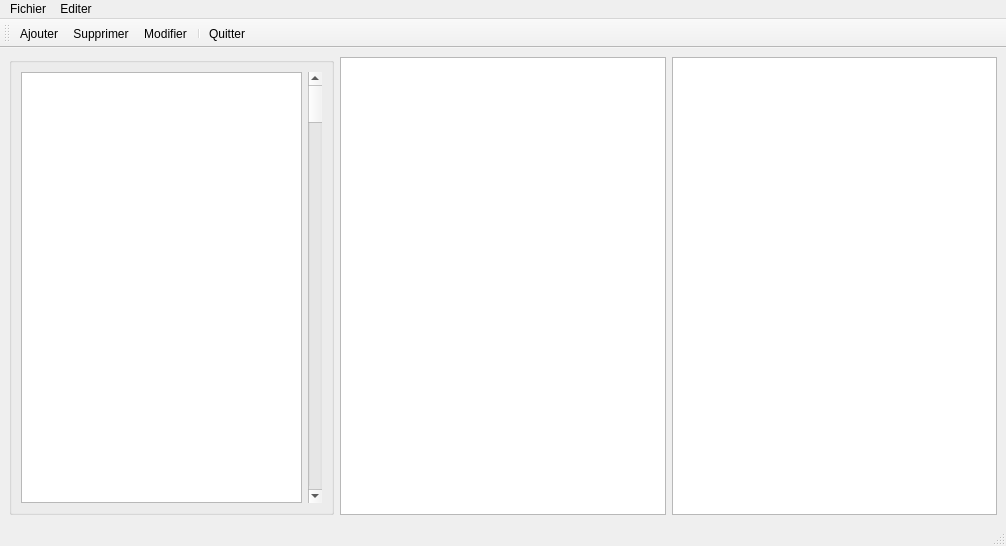
<?xml version="1.0" encoding="UTF-8"?>
<ui version="4.0">
 <class>MainWindow</class>
 <widget class="QMainWindow" name="MainWindow">
  <property name="geometry">
   <rect>
    <x>0</x>
    <y>0</y>
    <width>1006</width>
    <height>546</height>
   </rect>
  </property>
  <property name="windowTitle">
   <string>MainWindow</string>
  </property>
  <widget class="QWidget" name="centralwidget">
   <layout class="QHBoxLayout" name="horizontalLayout">
    <item>
     <widget class="QGroupBox" name="groupBox">
      <property name="title">
       <string/>
      </property>
      <layout class="QHBoxLayout" name="horizontalLayout_2">
       <item>
        <widget class="QTableView" name="tableView"/>
       </item>
       <item>
        <widget class="QScrollBar" name="verticalScrollBar">
         <property name="orientation">
          <enum>Qt::Vertical</enum>
         </property>
        </widget>
       </item>
      </layout>
     </widget>
    </item>
    <item>
     <widget class="QTreeView" name="treeView"/>
    </item>
    <item>
     <widget class="QTextBrowser" name="textBrowser"/>
    </item>
   </layout>
  </widget>
  <widget class="QMenuBar" name="menubar">
   <property name="geometry">
    <rect>
     <x>0</x>
     <y>0</y>
     <width>1006</width>
     <height>26</height>
    </rect>
   </property>
   <widget class="QMenu" name="menuFichier">
    <property name="title">
     <string>Fichier</string>
    </property>
    <addaction name="actionNouveau"/>
    <addaction name="actionOuvrir"/>
    <addaction name="actionSauvegarder"/>
   </widget>
   <widget class="QMenu" name="menuEditer">
    <property name="title">
     <string>Editer</string>
    </property>
    <addaction name="actionAjouter"/>
    <addaction name="actionSupprimer"/>
    <addaction name="actionModifier"/>
    <addaction name="separator"/>
    <addaction name="actionRefaire"/>
    <addaction name="actionDefaire"/>
    <addaction name="separator"/>
    <addaction name="actionQuitter"/>
   </widget>
   <addaction name="menuFichier"/>
   <addaction name="menuEditer"/>
  </widget>
  <widget class="QStatusBar" name="statusbar"/>
  <widget class="QToolBar" name="toolBar">
   <property name="windowTitle">
    <string>toolBar</string>
   </property>
   <attribute name="toolBarArea">
    <enum>TopToolBarArea</enum>
   </attribute>
   <attribute name="toolBarBreak">
    <bool>false</bool>
   </attribute>
   <addaction name="actionAjouter"/>
   <addaction name="actionSupprimer"/>
   <addaction name="actionModifier"/>
   <addaction name="separator"/>
   <addaction name="actionQuitter"/>
  </widget>
  <action name="actionNouveau">
   <property name="text">
    <string>Nouveau</string>
   </property>
   <property name="shortcut">
    <string>Ctrl+N</string>
   </property>
  </action>
  <action name="actionOuvrir">
   <property name="text">
    <string>Ouvrir</string>
   </property>
   <property name="shortcut">
    <string>Ctrl+O</string>
   </property>
  </action>
  <action name="actionSauvegarder">
   <property name="text">
    <string>Sauvegarder</string>
   </property>
   <property name="shortcut">
    <string>Ctrl+S</string>
   </property>
  </action>
  <action name="actionAjouter">
   <property name="text">
    <string>Ajouter</string>
   </property>
  </action>
  <action name="actionSupprimer">
   <property name="text">
    <string>Supprimer</string>
   </property>
  </action>
  <action name="actionModifier">
   <property name="text">
    <string>Modifier</string>
   </property>
  </action>
  <action name="actionRefaire">
   <property name="text">
    <string>Refaire</string>
   </property>
   <property name="shortcut">
    <string>Ctrl+Y</string>
   </property>
  </action>
  <action name="actionDefaire">
   <property name="text">
    <string>Defaire</string>
   </property>
   <property name="shortcut">
    <string>Ctrl+Z</string>
   </property>
  </action>
  <action name="actionQuitter">
   <property name="text">
    <string>Quitter</string>
   </property>
   <property name="shortcut">
    <string>Ctrl+Q</string>
   </property>
  </action>
 </widget>
 <resources/>
 <connections>
  <connection>
   <sender>actionQuitter</sender>
   <signal>triggered()</signal>
   <receiver>MainWindow</receiver>
   <slot>close()</slot>
   <hints>
    <hint type="sourcelabel">
     <x>-1</x>
     <y>-1</y>
    </hint>
    <hint type="destinationlabel">
     <x>618</x>
     <y>298</y>
    </hint>
   </hints>
  </connection>
  <connection>
   <sender>actionDefaire</sender>
   <signal>triggered()</signal>
   <receiver>textBrowser</receiver>
   <slot>undo()</slot>
   <hints>
    <hint type="sourcelabel">
     <x>-1</x>
     <y>-1</y>
    </hint>
    <hint type="destinationlabel">
     <x>1026</x>
     <y>313</y>
    </hint>
   </hints>
  </connection>
  <connection>
   <sender>actionRefaire</sender>
   <signal>triggered()</signal>
   <receiver>textBrowser</receiver>
   <slot>redo()</slot>
   <hints>
    <hint type="sourcelabel">
     <x>-1</x>
     <y>-1</y>
    </hint>
    <hint type="destinationlabel">
     <x>1026</x>
     <y>313</y>
    </hint>
   </hints>
  </connection>
 </connections>
</ui>
